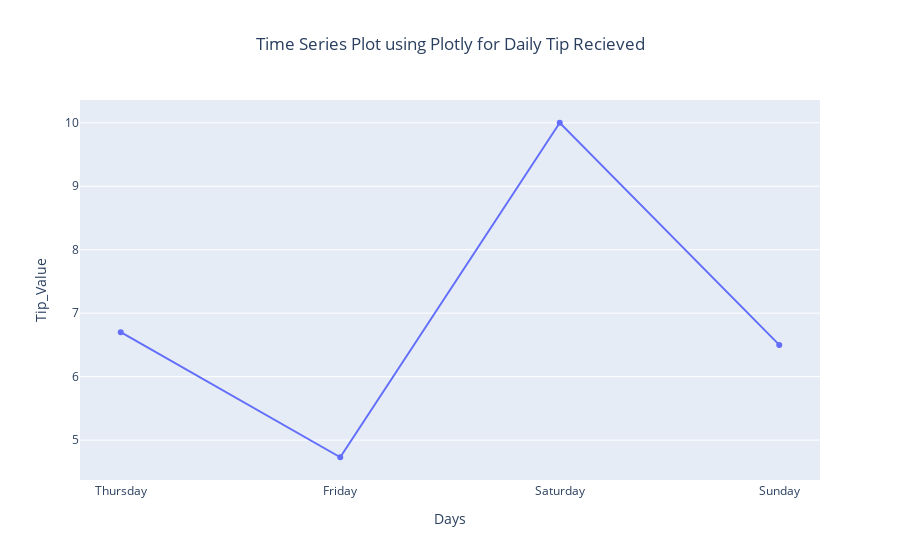

This figure's notebook cell:
### Markdown cell above
- Minimum tip recieved on Friday and Maximum tip recieved on Saturday
- Thursday and Sunday almost same tip recieved but with minor difference

### Code cell
# All columns are:
#'total_bill', 'tip', 'sex', 'smoker', 'day', 'time', 'size'

# Sample time series data
data = {
    'Days': ['Thursday', 'Friday', 'Saturday', 'Sunday'],
    'Tip_Value': [6.70, 4.73, 10.00, 6.50]
}

# Create a pandas dataframe from the dictionary
df2 = pd.DataFrame(data)

# Creating the time series plot
fig = go.Figure(data=go.Scatter(x=df2['Days'], y=df2['Tip_Value'], mode='lines+markers'))

# Setting the layout for the plot
fig.update_layout(
    title='Time Series Plot using Plotly for Daily Tip Recieved',
    title_x=0.5, # To align title in center
    xaxis_title='Days',
    yaxis_title='Tip_Value',
    xaxis=dict(showline=True, showgrid=False, showticklabels=True),
    yaxis=dict(zeroline=False, showgrid=True, showline=False, showticklabels=True),
)

# Display the plot
fig.show()

# Save the plot to an HTML file
fig.write_html("./assign_plots/timeseries_D21A3_01.html")

# save as png
fig.write_image("./assign_plots/timeseries_D21A3_01.png")

### Figure 1 — Plotly figure (JSON) as saved in the notebook; plotly's stock layout.template omitted (floating-point values rounded to 4 significant figures)
{"data": [{"mode": "lines+markers", "type": "scatter", "x": ["Thursday", "Friday", "Saturday", "Sunday"], "y": [6.7, 4.73, 10, 6.5]}], "layout": {"title": {"text": "Time Series Plot using Plotly for Daily Tip Recieved", "x": 0.5}, "xaxis": {"showgrid": false, "showline": true, "showticklabels": true, "title": {"text": "Days"}}, "yaxis": {"showgrid": true, "showline": false, "showticklabels": true, "title": {"text": "Tip_Value"}, "zeroline": false}}}
